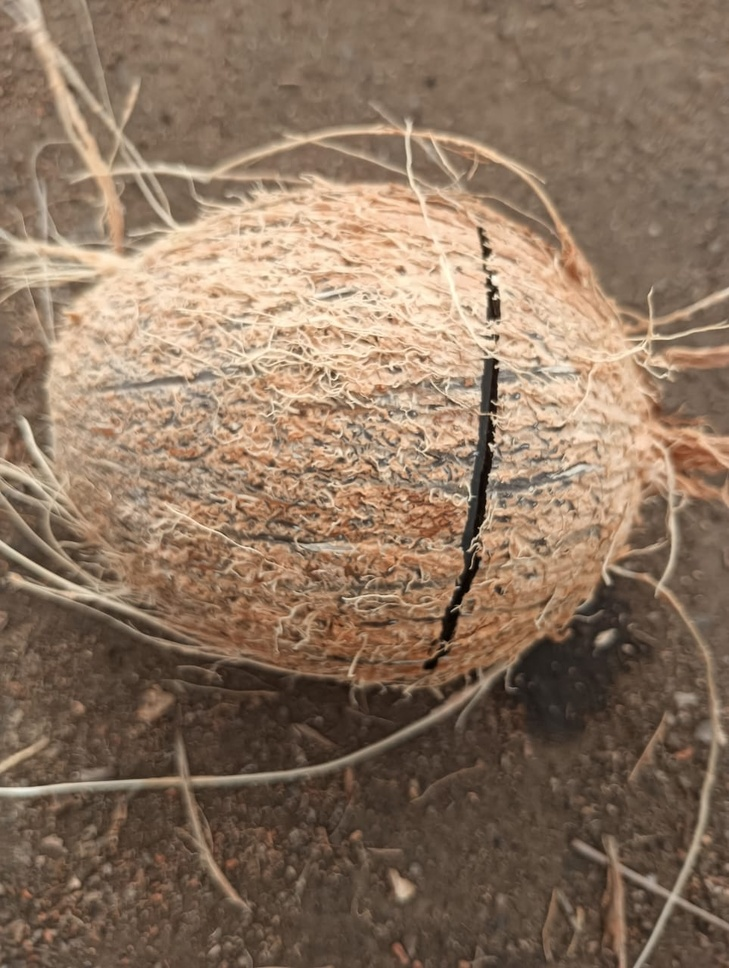
#> input picture new_dataset/crack/cracked115.jpg, 729 x 968 px, shrunk from 963 x 1280 before the run
$ python -i script.py   (imports and definitions only)
#> lines starting #> are read from the running program, lines starting #| are printed output that depends on the picture; after the words box and inside, x2 and y2 are one past the last pixel; in counts of white or black regions, pixels touching at a corner belong together
#> further down, picture is the input picture: shape (968, 729, 3); mean B, G, R 95.9, 116.3, 139.5
import cv2
import numpy as np
import pandas as pd
import joblib

# ------------------------ Load Models ------------------------
# [2 lines not run here, left out]
feature_cols = ['pixel_area', 'perimeter', 'circularity', 'aspect_ratio']

# ------------------------ Feature Extraction ------------------------
def extract_features(frame, min_area=500):
#> called with min_area = 500
    gray = cv2.cvtColor(frame, cv2.COLOR_BGR2GRAY)
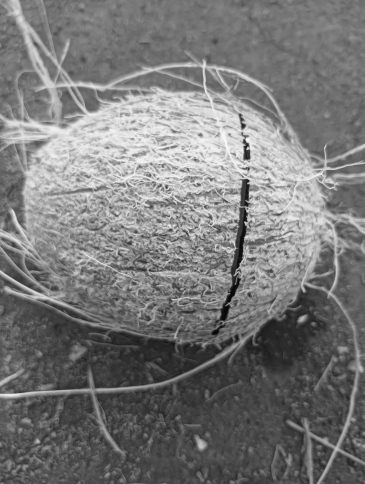
#> gray: shape (968, 729) (shown at 1/2 size); min 1, max 252, mean 120.9

    # Adaptive thresholding for robust detection
    thresh = cv2.adaptiveThreshold(gray, 255, cv2.ADAPTIVE_THRESH_GAUSSIAN_C,
                                   cv2.THRESH_BINARY_INV, 11, 2)
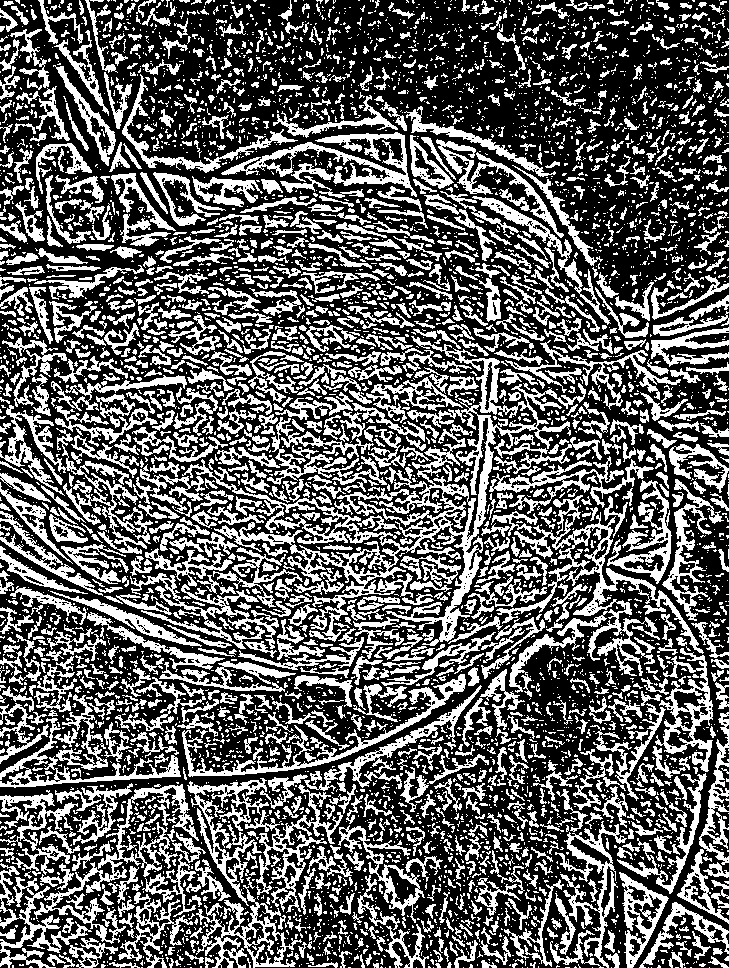
#> thresh: shape (968, 729); 37.3% white; 5451 white regions (3956 under 20 px), largest, box (x1, y1, x2, y2) and area: (182, 336, 586, 646) 15244, (496, 495, 704, 697) 6506, (0, 405, 153, 554) 3862
    thresh = cv2.morphologyEx(thresh, cv2.MORPH_OPEN, np.ones((5,5), np.uint8))
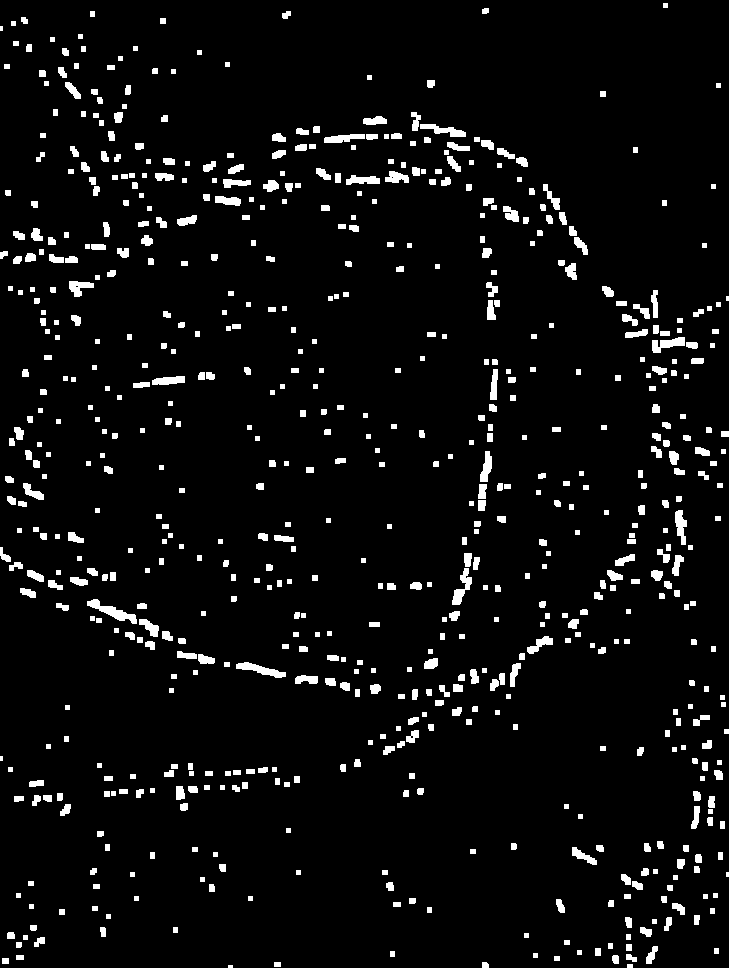
#> thresh: shape (968, 729); 5.1% white; 694 white regions (5 under 20 px)

    contours, _ = cv2.findContours(thresh, cv2.RETR_EXTERNAL, cv2.CHAIN_APPROX_SIMPLE)
#> contours = 694 contours, 202 with area under 20; largest, box (x1, y1, x2, y2) and area: (87, 599, 137, 624) 358, (236, 662, 286, 678) 288, (452, 568, 472, 605) 256, (652, 337, 685, 353) 246, (420, 124, 466, 137) 234

    best_contour = None
    best_score = 0

    for cnt in contours:
        area = cv2.contourArea(cnt)
        if area < min_area:
            continue
        perimeter = cv2.arcLength(cnt, True)
        if perimeter == 0:
            continue
        circularity = 4 * np.pi * (area / (perimeter * perimeter))
        if circularity > best_score:
            best_score = circularity
            best_contour = cnt
#> this loop made 694 passes
#> area on passes 3, 7, 9: 28, 44, 43.5
#> after the loop, best_score = 0

    if best_contour is not None:
        # Compute features
        area = cv2.contourArea(best_contour)
        perimeter = cv2.arcLength(best_contour, True)
        x, y, w, h = cv2.boundingRect(best_contour)
        aspect_ratio = float(w)/h
        circularity = 4 * np.pi * (area / (perimeter * perimeter))
        features = [area, perimeter, circularity, aspect_ratio]
        return best_contour, features
    else:
        return None, [0,0,0,0]

# ------------------------ Real-time Webcam ------------------------
# [37 lines not run here, left out]

>>> import cv2
>>> picture = cv2.imread('new_dataset/crack/cracked115.jpg')
>>> result = extract_features(picture)

$ run again, on new_dataset/crack/cracked127.jpg
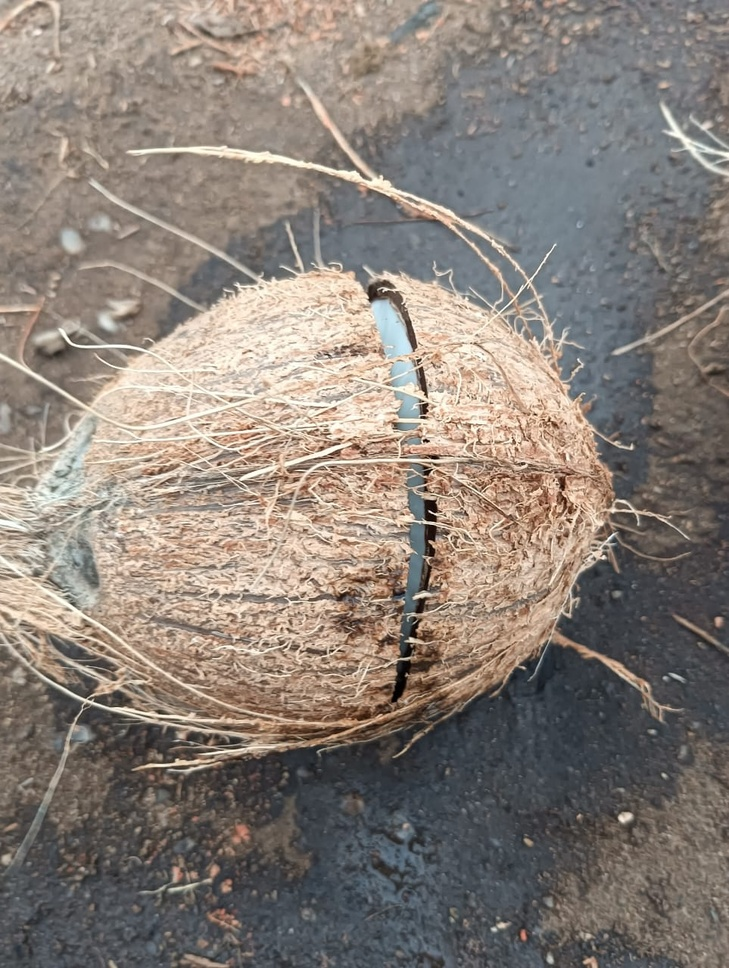
#> input picture new_dataset/crack/cracked127.jpg, 729 x 968 px, shrunk from 963 x 1280 before the run
#> picture is the input picture: shape (968, 729, 3); mean B, G, R 120, 127.7, 137
#> in extract_features, `thresh = cv2.adaptiveThreshold(gray, 255, cv2.ADAPTIVE_THRESH_GAUSSIAN..`:
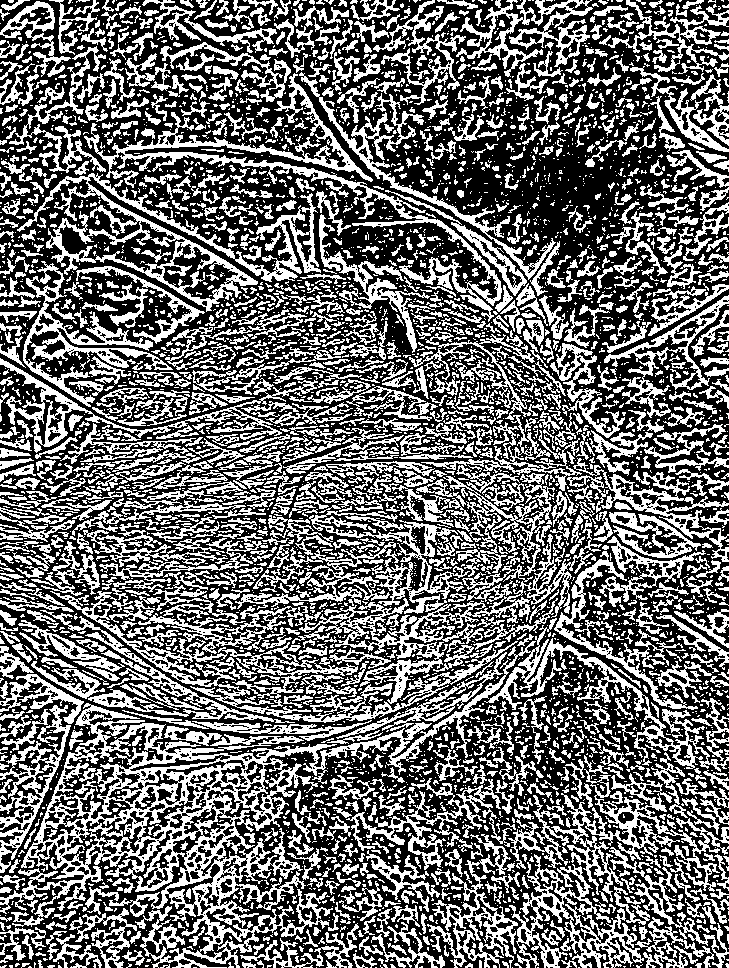
#> thresh: shape (968, 729); 41.9% white; 4530 white regions (3139 under 20 px), largest, box (x1, y1, x2, y2) and area: (0, 618, 729, 968) 31499, (17, 173, 321, 312) 7733, (84, 73, 502, 322) 7657
#> in extract_features, `thresh = cv2.morphologyEx(thresh, cv2.MORPH_OPEN, np.ones((5,5), np.ui..`:
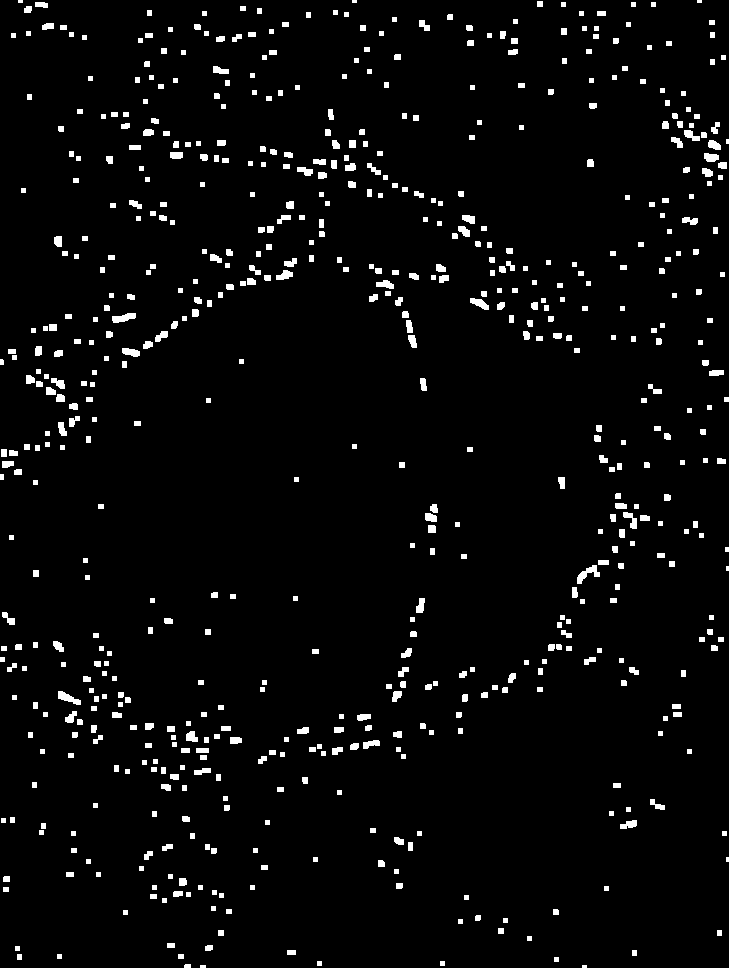
#> thresh: shape (968, 729); 3.6% white; 647 white regions (8 under 20 px)
#> contours = 647 contours, 230 with area under 20; largest, box (x1, y1, x2, y2) and area: (577, 565, 600, 584) 146, (58, 691, 81, 705) 128, (112, 313, 136, 323) 128, (470, 298, 489, 310) 105, (122, 348, 140, 357) 96
#> the loop in extract_features, `for cnt in contours:` made 647 passes
#> (cnt, area) on passes 7, 9, 10: ([[178, 954], [178, 958], [183, 958], [183, 954]], 20), ([[17, 954], [17, 959], [21, 959], [21, 954]], 20), ([[632, 950], [632, 955], [636, 955], [636, 950]], 20)
#> after the loop in extract_features, `for cnt in contours:`: best_score = 0

$ run again, on new_dataset/crack/cracked134.jpg
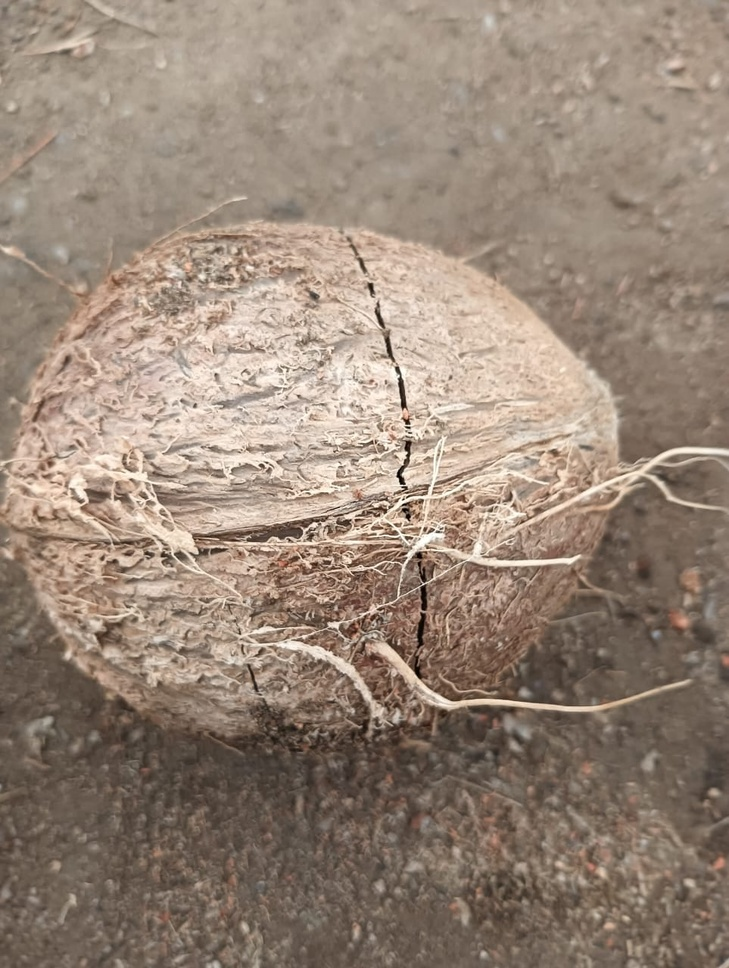
#> input picture new_dataset/crack/cracked134.jpg, 729 x 968 px, shrunk from 963 x 1280 before the run
#> picture is the input picture: shape (968, 729, 3); mean B, G, R 119.5, 134, 151.4
#> in extract_features, `thresh = cv2.adaptiveThreshold(gray, 255, cv2.ADAPTIVE_THRESH_GAUSSIAN..`:
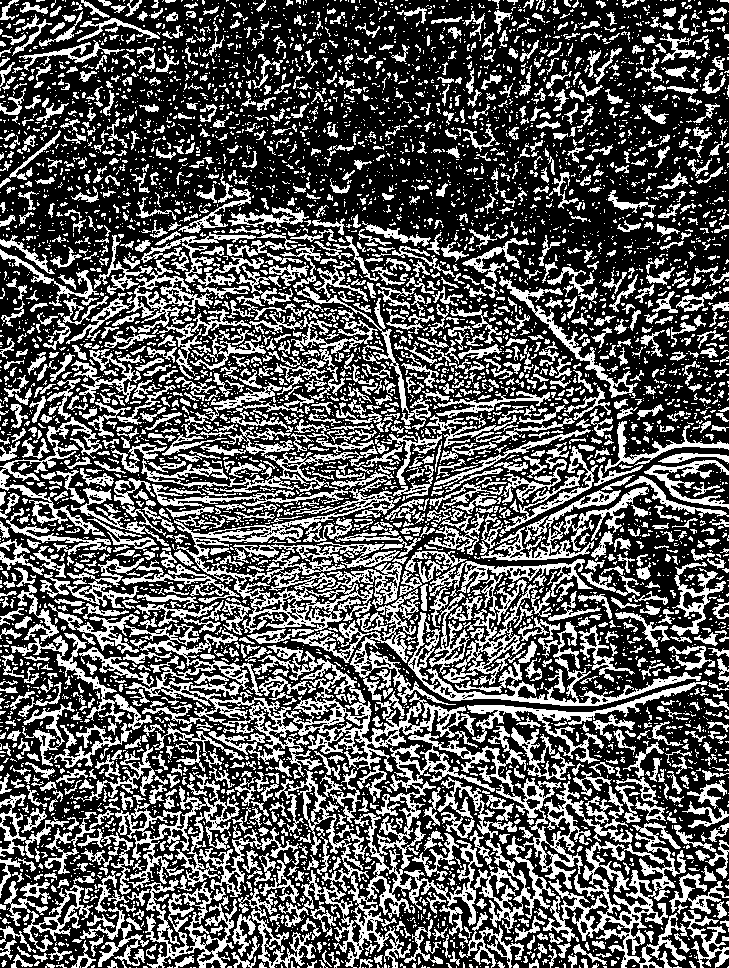
#> thresh: shape (968, 729); 35.8% white; 6242 white regions (4645 under 20 px), largest, box (x1, y1, x2, y2) and area: (474, 778, 688, 968) 10855, (125, 624, 478, 777) 10228, (275, 726, 526, 968) 9315
#> in extract_features, `thresh = cv2.morphologyEx(thresh, cv2.MORPH_OPEN, np.ones((5,5), np.ui..`:
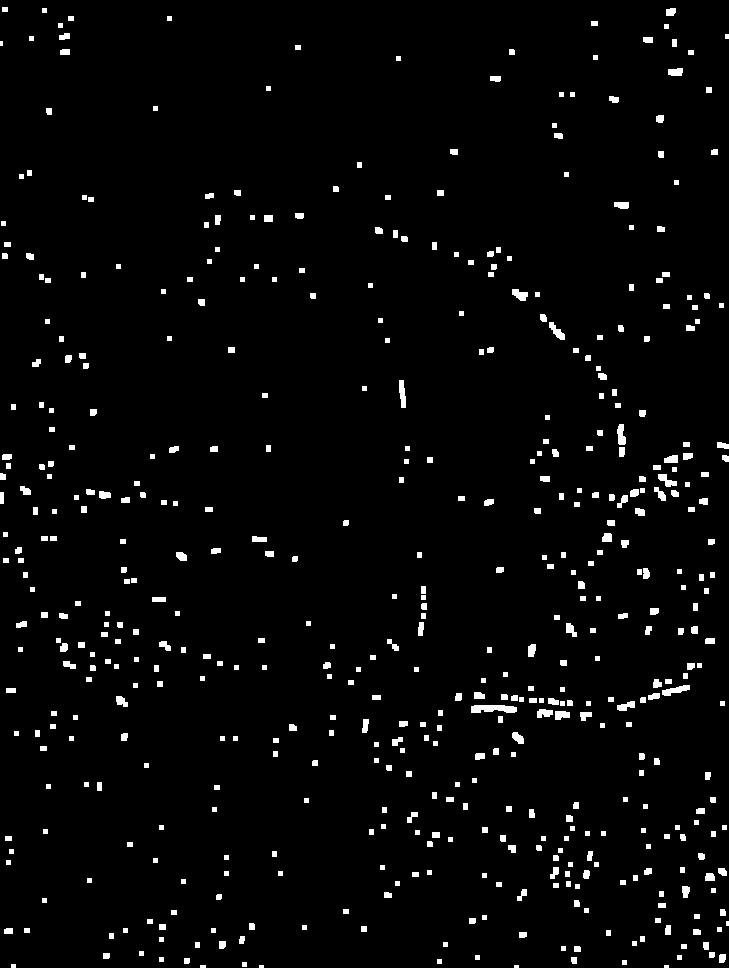
#> thresh: shape (968, 729); 2.8% white; 516 white regions (6 under 20 px)
#> contours = 516 contours, 169 with area under 20; largest, box (x1, y1, x2, y2) and area: (471, 705, 517, 713) 250, (662, 685, 690, 696) 132, (399, 380, 406, 408) 116, (617, 424, 626, 445) 113, (549, 322, 565, 340) 107
#> the loop in extract_features, `for cnt in contours:` made 516 passes
#> area on passes 9, 10, 14: 24.5, 28.5, 44.5
#> after the loop in extract_features, `for cnt in contours:`: best_score = 0
